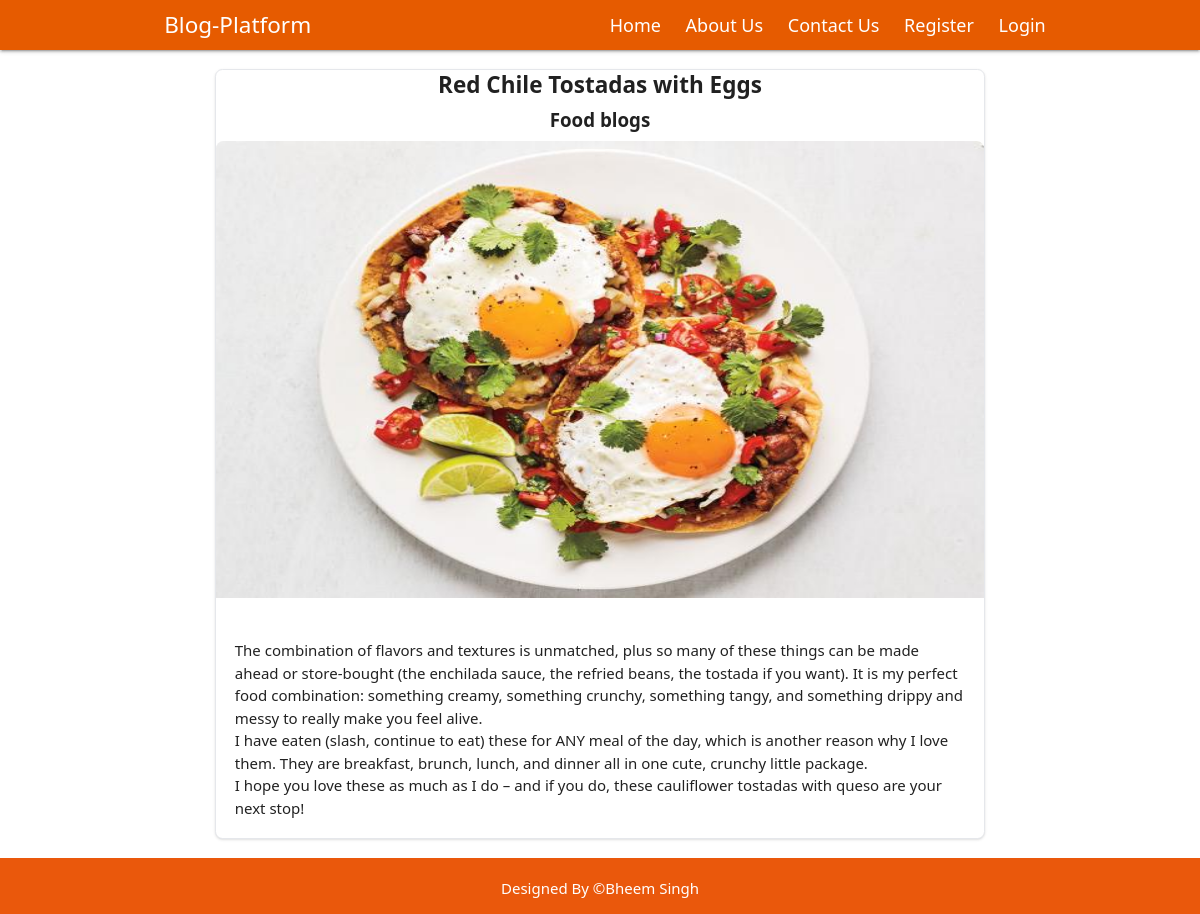
/post/toastadas, run on the app's committed database.
### blogapp/models.py (models this page shows, shortened)
class Post(models.Model):
    post_id = models.AutoField(primary_key=True)
    title = models.CharField(max_length=200)
    content = models.TextField()
    url = models.CharField(max_length=100)
    cat = models.ForeignKey(Category,on_delete=models.CASCADE)
    image = models.ImageField(upload_to='post/')
    add_date = models.DateTimeField(auto_now_add=True,null=True)
    def __str__(self):
        return self.title

class Category(models.Model):
    cat_id = models.AutoField(primary_key=True)
    title  = models.CharField(max_length=100)
    description = models.TextField()
    url = models.CharField(max_length=100)
    image = models.ImageField(upload_to="category/")
    add_date = models.DateTimeField(auto_now_add=True,null=True)

### blogapp/views.py (the view)
# urls.py: path('post/<slug:url>',views.post),
def post(request,url):
    post = Post.objects.get(url=url)
    print(post)
    cats = Category.objects.all()
    data = {
        'posts':post,
        'cats':cats
    }
    return render(request,'post.html',data)

### templates/post.html (shortened to what this page needs)
{% extends 'base.html' %}
{% block content %}
  <div class="grid grid-cols-6 gap-4 p-5">
    <div class="col-span-1">
    </div>
    <div class="col-span-4">
<div class=" bg-white border  rounded-lg shadow ">
    <h5 class="mb-2 text-2xl font-bold text-center">{{ posts.title }}</h5>
    <h5 class="mb-2 text-xl font-bold text-center">{{ posts.cat.title }}</h5>
        <img class="rounded-t-lg h-[50vh] w-full" src="/media/{{ posts.image }}" alt="" />
    <div class="p-5">
        <p class="py-3  text-white ">{{ posts.content|safe }}</p>
    </div>
</div>
    </div>
    <div class="col-span-1">
    </div>
  </div>
{% endblock %}

### blogapp/static/css/style.css (style rules this page uses)
* { margin: 0px; box-sizing: border-box; font-family: 'segoe ui'; }

### data on the page
Post: title "Red Chile Tostadas with Eggs", cat "Food blogs", image (picture), content "The combination of flavors and textures is unmatched, plus so many of these things can be made ahead or store-bought (the enchilada sauce, the refried beans, the tostada if you want). It is my perfect food combination: something creamy, something crunchy, something tangy, and something drippy and messy to really make you feel alive. I have eaten (slash, continue to eat) these for ANY meal of the day, which is another reason why I love them. They are breakfast, brunch, lunch, and dinner all in one cute, crunchy little package. I hope you love these as much as I do – and if you do, these cauliflower tostadas with queso are your next stop!"
